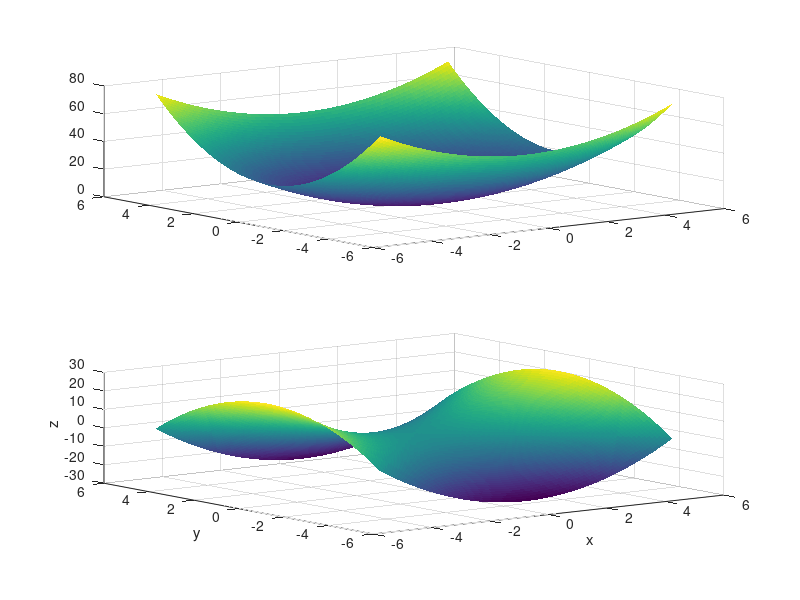
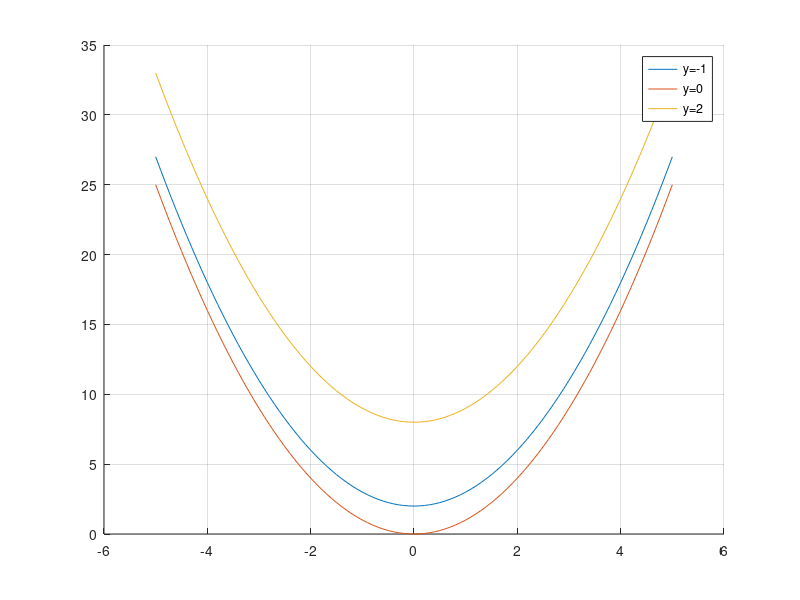

Recreate these plots in MATLAB, in order.
% clear all;
% clc;
% a=pi/2;
% rotationMatrix=[cos(a), sin(a); -sin(a), cos(a) ];
% sprintf('%.2f %.2f %.2f %.2f', rotationMatrix)


% vec1=[1,2,0];
% vec2=[2,3,0];
% d=dot(vec1,vec2);
% c=cross(vec1,vec2);
% h= vec1 .* vec2;
% fprintf('Dot: %d \n', d);
% fprintf('Cross: %.5f %.5f %.5f \n', c(1), c(2), c(3) );
% fprintf('Hadamard: %.5f %.5f %.5f \n', h(1), h(2), h(3));

% figure
% vec12D=[1,2];
% vec22D=[3,4];
% hold on;
% plot([0, vec1(1)], [0, vec1(2)], 'g');
% plot([0, vec2(1)], [0, vec2(2)], 'r');
% hold off;
% grid on;
% xlabel("x");
% ylabel("y");
% title("vec 1 and vec 2")

% function plotFunctions(a_values, kParameter)
%     figure;
%     subplot(3, 1, 1);
%     hold on;
%     x=linspace(-pi, pi, 1000);
%     for a=a_values
%         y=kParameter*sin(a*x);
%         label=sprintf("a=%.2f", a);
%         plot(x, y, 'DisplayName', label );
%     end;

%     hold off;
%     xlabel("x");
%     ylabel("y");
%     legend show;
%     title("k*sin(-a*x)");
%     subplot(3, 1, 2);
%     hold on;
%     x=linspace(0,2);
%     for a=a_values
%         y=1-exp(-1 * a*x);
%         label = sprintf("a=%.2f", a);
%         plot(x, y, 'DisplayName', label);
%     end;
%     hold off;
%     title("1-e ^ (-a*x)");
%     xlabel("x");
%     ylabel("y");
%     legend show;

%     subplot(3, 1, 3);
%     hold on;
%     x=linspace(-10, 10, 1000);
%     y=sin(x)./x;
%     label="sin(x)/x";
%     plot(x, y, 'DisplayName', label);
%     hold off;
%     legend show;

% end



% plotFunctions([1,2,3], 1);

% function drawCircles(x, y, r)
%     theta = linspace(0, 2*pi, 1000 );
%     X=x + r*cos(theta);
%     Y=y + r*sin(theta);
%     plot(X, Y);
% end

% function drawElipse(x, y, rx, ry)
%     theta=linspace(0, 2*pi, 1000);
%     X=x + rx*cos(theta);
%     Y=y + ry*sin(theta);
%     plot(X,Y);
% end

% function drawRect(x, y, w, h)
%     X=[x, x+w, x+w, x, x];
%     Y = [y, y, y+h, y+h, y];
%     plot(X,Y);
% end

% figure
% hold on;
% drawCircles(1, 1, 2);
% drawCircles(3, 2, 4);
% drawElipse(1, 1, 3, 4);
% drawRect(1, 1, 4, 3);
% drawRect(3, 3, 5, 1);
% hold off;
% axis equal;

%. Sequences. Write a script to generate a sequence
% a. geometric (parametrized by coefficient a > 1, a = 1, a < 1),
% b. Fibonacci.
% Plot the results

% function geometric(a1, a2, a3, range)
%     figure;
%     hold on;
%     n=0:range;
%     geo_seq1=a1.^n;
%     geo_seq2=a2.^n;
%     geo_seq3=a3.^n;
%     plot(n, geo_seq1, 'DisplayName', 'a<1');
%     plot(n, geo_seq2, 'DisplayName', 'a=1');
%     plot(n, geo_seq3, 'g--','DisplayName', 'a>1');
%     grid on;
%     legend show;
%     hold off;
% end
% geometric(0.5, 1, 2, 20);

% function fibonacci()
%     fibonacciVals=zeros(15);
%     fibonacciVals(1)=0;
%     fibonacciVals(2)=1;
%     for i=3:15
%         fibonacciVals(i)=fibonacciVals(i-1)+fibonacciVals(i-2);
%     end
%     figure;
%     hold on;
%     plot(1:15, fibonacciVals, 'o');
%     title('Fibonnaci values');
%     grid on;
% end;
% fibonacci();


x=-5:0.1:5;
y=-5:0.1:5;
figure;
subplot(2,1,1)
[X,Y]=meshgrid(x,y);
Z=X.^2+2*Y.^2;
surf(X, Y, Z, 'EdgeColor', 'none');
subplot(2,1,2);
Z2=X.^2-Y.^2;
surf(X,Y,Z2, 'EdgeColor', 'none');
xlabel('x');
ylabel('y');
zlabel('z');

figure(2)
hold on;
y_values=[-1, 0, 2];
x=-5:0.1:5;
for y=y_values
    f=x.^2 + 2*y^2;
    plot(x, f, 'DisplayName', sprintf('y=%d', y));
end
hold off;
legend show;
grid on;


